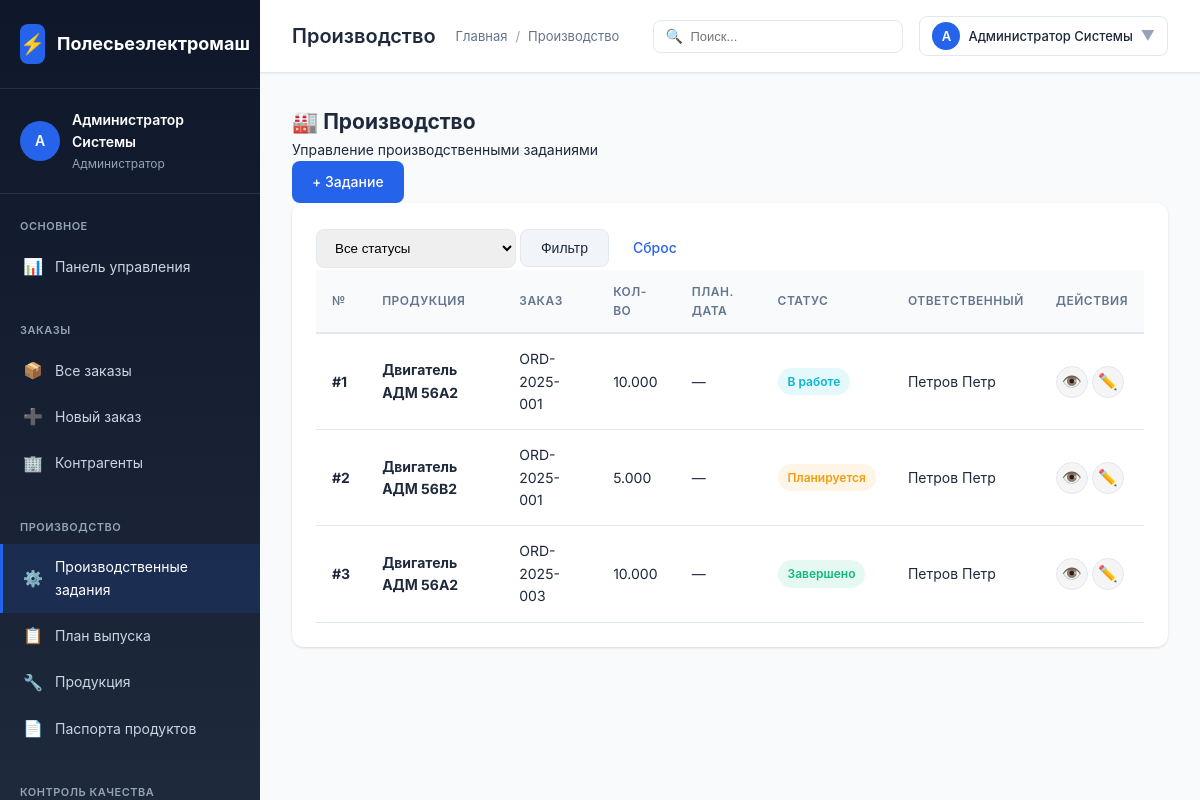
The page /polesie/modules/production/list.php (signed in) on the database its author committed.
### tables this page shows
CREATE TABLE `users` (
  `id` INT AUTO_INCREMENT PRIMARY KEY,
  `username` VARCHAR(50) NOT NULL UNIQUE,
  `password_hash` VARCHAR(255) NOT NULL,
  `full_name` VARCHAR(100) NOT NULL,
  `email` VARCHAR(100),
  `role_id` INT,
  `is_active` BOOLEAN DEFAULT TRUE,
  `created_at` TIMESTAMP DEFAULT CURRENT_TIMESTAMP,
  CONSTRAINT `fk_users_role` FOREIGN KEY (`role_id`) REFERENCES `user_roles`(`id`) ON DELETE SET NULL
);

CREATE TABLE `user_roles` (
  `id` INT AUTO_INCREMENT PRIMARY KEY,
  `name` VARCHAR(100) NOT NULL,
  `code` VARCHAR(50) NOT NULL UNIQUE,
  `description` TEXT,
  `permissions` JSON
);

CREATE TABLE `production_tasks` (
  `id` INT AUTO_INCREMENT PRIMARY KEY,
  `task_number` VARCHAR(50) UNIQUE,
  `order_id` INT,
  `order_item_id` INT,
  `product_id` INT NOT NULL,
  `route_card_id` INT,
  `quantity_plan` DECIMAL(15,3) NOT NULL,
  `quantity_fact` DECIMAL(15,3) DEFAULT 0,
  `quantity_good` DECIMAL(15,3) DEFAULT 0,
  `quantity_defect` DECIMAL(15,3) DEFAULT 0,
  `status` ENUM('planned', 'in_progress', 'completed', 'cancelled') DEFAULT 'planned',
  `priority` ENUM('low', 'normal', 'high', 'urgent') DEFAULT 'normal',
  `start_date` DATE,
  `end_date` DATE,
  `planned_start` DATETIME,
  `planned_end` DATETIME,
  `actual_start` DATETIME,
  `actual_end` DATETIME,
  `responsible_id` INT,
  `worker_id` INT,
  `notes` TEXT,
  `created_at` TIMESTAMP DEFAULT CURRENT_TIMESTAMP,
  `updated_at` TIMESTAMP DEFAULT CURRENT_TIMESTAMP ON UPDATE CURRENT_TIMESTAMP,
  CONSTRAINT `fk_task_order` FOREIGN KEY (`order_id`) REFERENCES `orders`(`id`) ON DELETE SET NULL,
  CONSTRAINT `fk_task_order_item` FOREIGN KEY (`order_item_id`) REFERENCES `order_items`(`id`) ON DELETE SET NULL,
  CONSTRAINT `fk_task_product` FOREIGN KEY (`product_id`) REFERENCES `products`(`id`) ON DELETE CASCADE,
  CONSTRAINT `fk_task_route` FOREIGN KEY (`route_card_id`) REFERENCES `route_cards`(`id`) ON DELETE SET NULL,
  CONSTRAINT `fk_task_responsible` FOREIGN KEY (`responsible_id`) REFERENCES `users`(`id`) ON DELETE SET NULL,
  CONSTRAINT `fk_task_worker` FOREIGN KEY (`worker_id`) REFERENCES `users`(`id`) ON DELETE SET NULL
);

CREATE TABLE `products` (
  `id` INT AUTO_INCREMENT PRIMARY KEY,
  `article` VARCHAR(50) NOT NULL UNIQUE,
  `name` VARCHAR(200) NOT NULL,
  `category_id` INT,
  `base_unit_id` INT,
  `specifications` JSON,
  `image` VARCHAR(255),
  `base_price` DECIMAL(15,2),
  `currency` CHAR(3) DEFAULT 'BYN',
  `is_active` BOOLEAN DEFAULT TRUE,
  `created_at` TIMESTAMP DEFAULT CURRENT_TIMESTAMP,
  CONSTRAINT `fk_prod_category` FOREIGN KEY (`category_id`) REFERENCES `product_categories`(`id`) ON DELETE SET NULL,
  CONSTRAINT `fk_prod_unit` FOREIGN KEY (`base_unit_id`) REFERENCES `base_units`(`id`) ON DELETE SET NULL
);

CREATE TABLE `orders` (
  `id` INT AUTO_INCREMENT PRIMARY KEY,
  `order_number` VARCHAR(50) NOT NULL UNIQUE,
  `customer_id` INT,
  `responsible_user_id` INT,
  `status` ENUM('new', 'processing', 'ready', 'shipped', 'cancelled') DEFAULT 'new',
  `order_date` DATE NOT NULL,
  `delivery_date` DATE,
  `total_amount` DECIMAL(15,2),
  `notes` TEXT,
  `created_at` TIMESTAMP DEFAULT CURRENT_TIMESTAMP,
  `updated_at` TIMESTAMP DEFAULT CURRENT_TIMESTAMP ON UPDATE CURRENT_TIMESTAMP,
  CONSTRAINT `fk_order_customer` FOREIGN KEY (`customer_id`) REFERENCES `contractors`(`id`) ON DELETE SET NULL,
  CONSTRAINT `fk_order_responsible` FOREIGN KEY (`responsible_user_id`) REFERENCES `users`(`id`) ON DELETE SET NULL
);

### polesie/modules/production/list.php (the view, shortened to what the rows shown need)
<?php
require_once __DIR__ . '/../../config/config.php';
$user = getCurrentUser();
$pdo = getDbConnection();
$pageTitle = 'Производство';
$sql = "SELECT pt.*, o.order_number, p.name as product_name, p.article as product_article,
               c.name as category_name, u.symbol as unit_name,
               u2.full_name as responsible_name, u3.full_name as worker_name,
               pt.quantity_plan as quantity, pt.planned_start as planned_date
        FROM production_tasks pt
        JOIN orders o ON pt.order_id = o.id
        JOIN products p ON pt.product_id = p.id
        LEFT JOIN product_categories c ON p.category_id = c.id
        LEFT JOIN base_units u ON p.base_unit_id = u.id
        LEFT JOIN users u2 ON pt.responsible_id = u2.id
        LEFT JOIN users u3 ON pt.worker_id = u3.id
        WHERE 1=1";
$params = [];
$sql .= " ORDER BY pt.created_at DESC";
$stmt = $pdo->prepare($sql);
$stmt->execute($params);
$tasks = $stmt->fetchAll();
?>
<!DOCTYPE html>
<html lang="ru">
<head>
    <link rel="stylesheet" href="<?= asset('assets/css/style.css') ?>">
</head>
<body>
    <div class="app-container">
        <?php include BASE_PATH . '/includes/sidebar.php'; ?>
        <div class="main-content">
            <?php include BASE_PATH . '/includes/topbar.php'; ?>
            <div class="content-area">
                <div class="content">
                    <div class="page-header">
                        <div class="page-header-title">
                            <h2>🏭 Производство</h2>
                        </div>
                    </div>
                    <div class="card">
                        <div class="card-body">
                            <table class="data-table">
                                <thead>
                                    <tr>
                                        <th>№</th>
                                        <th>Продукция</th>
                                        <th>Заказ</th>
                                        <th>Кол-во</th>
                                        <th>План. дата</th>
                                        <th>Статус</th>
                                        <th>Ответственный</th>
                                        <th>Действия</th>
                                    </tr>
                                </thead>
                                <tbody>
                                    <?php foreach ($tasks as $t): ?>
                                    <?php
                                    $productData = [
                                        'id' => $t['product_id'],
                                        'name' => $t['product_name'] ?? '',
                                        'article' => $t['product_article'] ?? '',
                                        'category_name' => $t['category_name'] ?? '',
                                        'unit_name' => $t['unit_name'] ?? '',
                                        'base_price' => $t['product_price'] ?? 0,
                                        'is_active' => (int)($t['product_is_active'] ?? 0),
                                        'description' => $t['product_description'] ?? '',
                                        'specifications' => $t['product_specifications'] ?? ''
                                    ];
                                    $specsDecoded = null;
                                    $productData['specs_decoded'] = $specsDecoded;
                                    $taskData = [
                                        'id' => $t['id'],
                                        'order_number' => $t['order_number'] ?? '',
                                        'quantity' => $t['quantity'] ?? 0,
                                        'planned_date' => $t['planned_date'] ?? '',
                                        'status' => $t['status'] ?? '',
                                        'responsible_name' => $t['responsible_name'] ?? ''
                                    ];
                                    ?>
                                    <tr class="table-row-clickable" onclick="openProductionProductModal(<?= json_encode($productData, JSON_UNESCAPED_UNICODE) ?>, <?= json_encode($taskData, JSON_UNESCAPED_UNICODE) ?>)">
                                        <td><strong>#<?= $t['id'] ?></strong></td>
                                        <td><strong><?= e($t['product_name']) ?></strong></td>
                                        <td><?= e($t['order_number']) ?></td>
                                        <td><?= e($t['quantity'] ?? '—') ?></td>
                                        <td><?= !empty($t['planned_date']) ? date('d.m.Y', strtotime($t['planned_date'])) : '—' ?></td>
                                        <td>
                                            <?php if ($t['status'] === 'planned'): ?>
                                                <span class="badge badge-warning">Планируется</span>
                                            <?php elseif ($t['status'] === 'in_progress'): ?>
                                                <span class="badge badge-info">В работе</span>
                                            <?php elseif ($t['status'] === 'completed'): ?>
                                                <span class="badge badge-success">Завершено</span>
                                            <?php else: ?>
                                                <span class="badge badge-danger">Отменено</span>
                                            <?php endif; ?>
                                        </td>
                                        <td><?= e($t['responsible_name'] ?? '—') ?></td>
                                        <td onclick="event.stopPropagation()">
                                            <a href="view.php?id=<?= $t['id'] ?>" class="btn-icon" title="Просмотр задания">👁️</a>
                                            <?php if (hasPermission('production.edit')): ?>
                                                <a href="edit.php?id=<?= $t['id'] ?>" class="btn-icon" title="Редактировать задание">✏️</a>
                                            <?php endif; ?>
                                        </td>
                                    </tr>
                                    <?php endforeach; ?>
                                </tbody>
                            </table>
                        </div>
                    </div>
                </div>
            </div>
        </div>
    </div>
</body>
</html>

### polesie/includes/sidebar.php (shortened to what the rows shown need)
<div class="sidebar">
    <div class="sidebar-user">
        <div class="sidebar-user-info">
            <div class="sidebar-user-avatar">
                <?= mb_substr($user['full_name'], 0, 1) ?>
            </div>
            <div class="sidebar-user-details">
                <div class="sidebar-user-name"><?= e($user['full_name']) ?></div>
                <div class="sidebar-user-role"><?= e($user['role_name']) ?></div>
            </div>
        </div>
    </div>
</div>

### polesie/includes/topbar.php (shortened to what the rows shown need)
<div class="topbar">
    <div class="topbar-left">
        <h1 class="topbar-title"><?= e($pageTitle) ?></h1>
    </div>
    <div class="topbar-right">
        <div style="position: relative;">
            <div class="topbar-action" onclick="toggleProfileMenu()" style="width: auto; padding: 8px 12px; gap: 8px;">
                <div style="width: 28px; height: 28px; background: var(--primary-color); border-radius: 50%; display: flex; align-items: center; justify-content: center; color: white; font-size: 13px; font-weight: 600;">
                    <?= mb_substr($user['full_name'], 0, 1) ?>
                </div>
                <span style="font-size: 13px; font-weight: 500;"><?= e($user['full_name']) ?></span>
                <span style="color: var(--text-muted);">▼</span>
            </div>
        </div>
    </div>
</div>

### rows shown on the page
users: full_name "А", full_name "Администратор Системы", role.name "Администратор"
production_tasks: id "1", product.name "Двигатель АДМ 56A2", order.order_number "ORD-2025-001", quantity_plan "10.000", status "В работе", responsible.full_name "Петров Петр"
production_tasks: id "2", product.name "Двигатель АДМ 56B2", order.order_number "ORD-2025-001", quantity_plan "5.000", status "Планируется", responsible.full_name "Петров Петр"
production_tasks: id "3", product.name "Двигатель АДМ 56A2", order.order_number "ORD-2025-003", quantity_plan "10.000", status "Завершено", responsible.full_name "Петров Петр"

### other values the page prints
$pageTitle "Производство"
